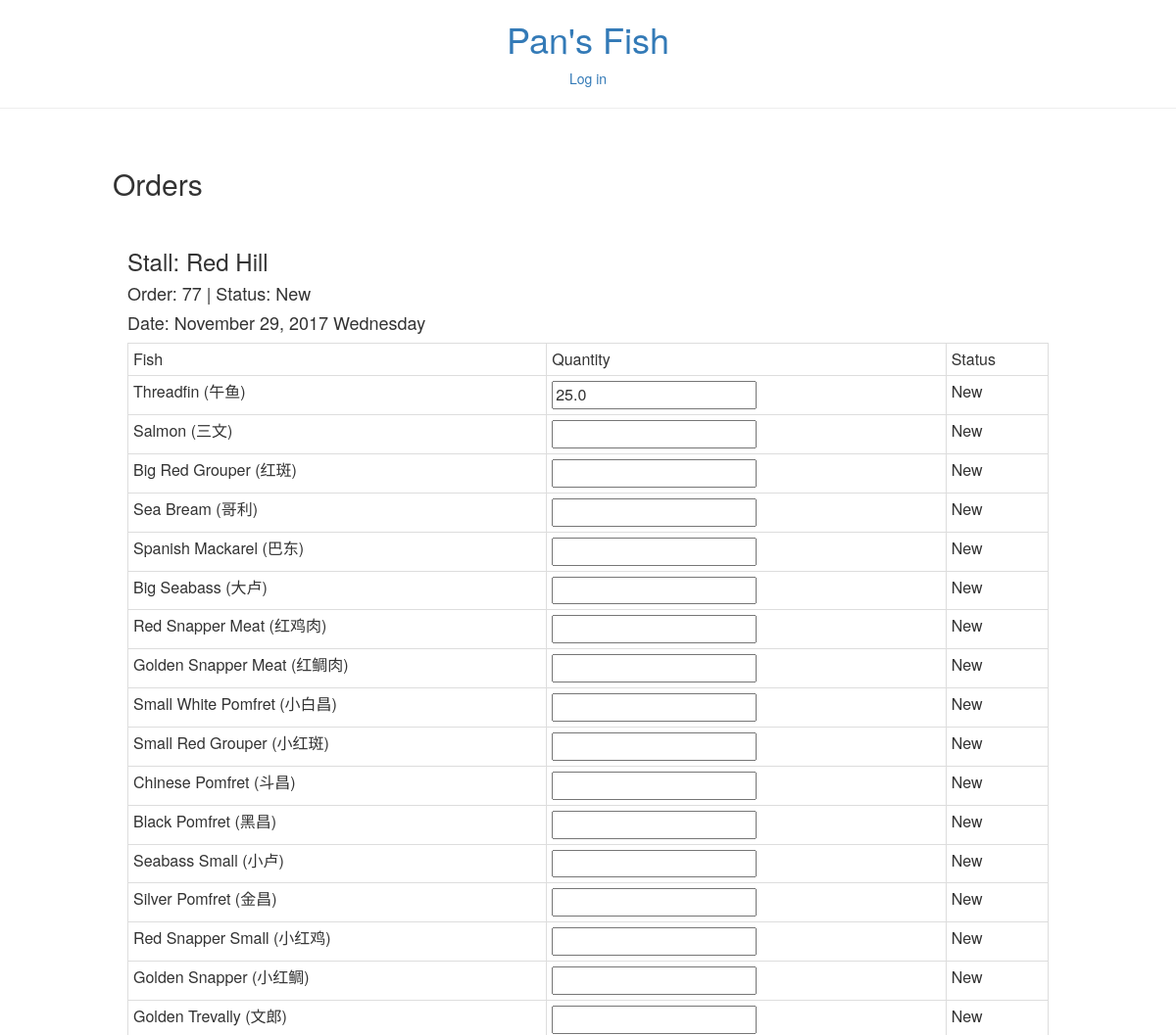
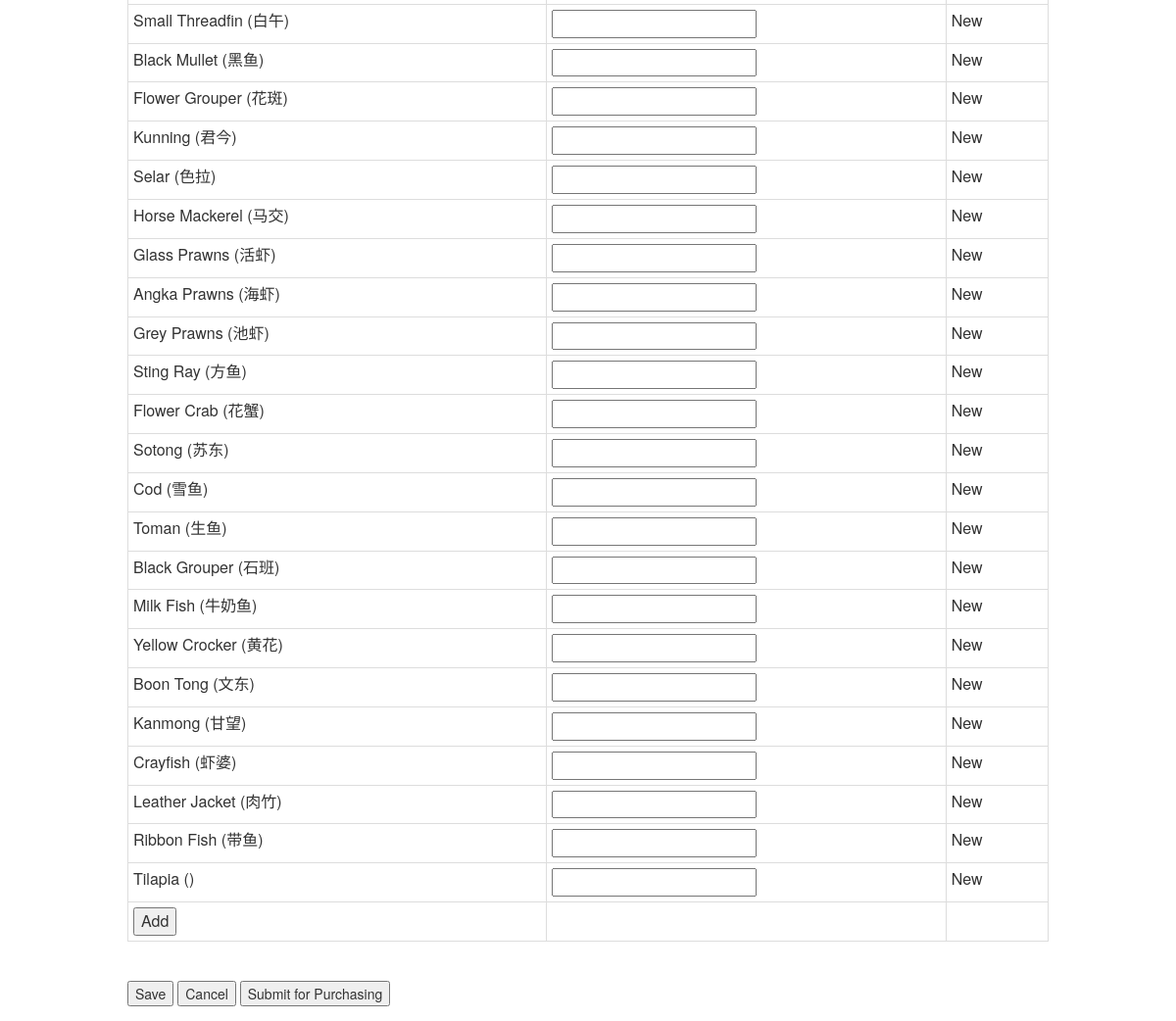
/order/3/order/77/, run on the app's committed database (2 pictures, top to bottom).
### stall/models.py (models this page shows)
class Stall(TimeStampedModel):
    name = models.ForeignKey(settings.AUTH_USER_MODEL, on_delete=models.CASCADE)
    description = models.CharField(max_length=50, blank=True, default='')

### order/models.py (models this page shows)
class Order(TimeStampedModel):
    stall = models.ForeignKey('stall.Stall', on_delete=models.CASCADE)
    status = models.CharField(max_length=50, default='')
    purchase_order = models.ForeignKey('purchase_order.Purchase_Order', null=True, on_delete=models.CASCADE)

class Order_Item(TimeStampedModel):
    order = models.ForeignKey('Order', on_delete=models.CASCADE)
    fish = models.ForeignKey('fish.Fish', on_delete=models.CASCADE)
    status = models.CharField(max_length=50, default='')
    quantity = models.FloatField(default=0)
    weight = models.FloatField(default=0)
    cost = models.FloatField(default=0)

### order/views.py (the view)
# urls.py: url(r'^order/(?P<user_id>\d+)/stall/$', order_by_id),
def order_by_id(request, user_id, order_id=None):
    if request.method == 'POST':
        template, context = post_order(request, user_id, order_id)
    else:
        stall_id = request.GET['stall_id'] if request.GET else None
        if stall_id == 'All':
            template, context = get_order(request, user_id, False, order_id)
        else:
            template, context = get_order(request, user_id, False, order_id, stall_id=stall_id)
    return render(request, template, context)

### core/services.py (called while the page is built)
def get_or_none(model, action, *args, **kwargs):
    try:
        if action == 'get':
            return model.objects.get(*args, **kwargs).order_by('-id')
        else:
            return model.objects.filter(*args, **kwargs).order_by('-id')
    except model.DoesNotExist:
        return None

def get_orders(model, day, *args, **kwargs):
    if day == 'today':
        today = datetime.now().date()
        tomorrow = today + timedelta(1)
        today_start = datetime.combine(today, time())
        today_end = datetime.combine(tomorrow, time())
        return get_or_none(model, 'filter', *args, **kwargs, created_date__lte=today_end, created_date__gte=today_start)
    else:
        return get_or_none(model, 'filter', *args, **kwargs)

### order/services.py (called while the page is built)
def generate_order_item_list(model, *args, **kwargs):
    order_item = model.objects.filter(*args, **kwargs)
    order_item_list = list()
    for oi in order_item:
        order_item_dict = dict()
        order_item_dict['id'] = oi.id
        order_item_dict['name'] = oi.fish.name + ' (' + oi.fish.chinese_name + ')'
        order_item_dict['value'] =  oi.quantity
        order_item_dict['weight'] = oi.weight
        if model == Purchase_Order_Item:
            order_item_dict['buying_cost'] =  oi.buying_cost
            order_item_dict['selling_cost'] =  oi.selling_cost
        else:
            order_item_dict['cost'] =  oi.cost
        if model == Order_Item:
            order_item_dict['status'] = oi.status
        order_item_list.append(order_item_dict)
    return order_item_list

def generate_order_list(day=None, *args, **kwargs):
    order_list = list()
    order = get_orders(Order, day, *args, **kwargs)
    if order:
        for o in order:
            order_dict = dict()
            order_dict['order'] = o
            order_dict['order_item'] = generate_order_item_list(Order_Item, order=o)
            order_list.append(order_dict)
        return order_list

### templates/order/get_order.html (shortened to what this page needs)
{% extends "order/home.html" %}
{% block order %}
  <form action = "/order/{{user_id}}/order/{{order.order.id}}/" method="post">
    <br>
    <h3>Stall: {{ stall.description }}</h3>
    <h4>Order: {{ order.order.id }} | Status: {{ order.order.status }}</h4>
    <h4>Date: {{ order.order.created_date|date:"F d, Y l" }}</h4>
      <div class="table-responsive">
        <table class="table table-bordered table-hover table-condensed">
          <tr>
            <td>Fish</td>
            <td>Quantity</td>
            <td>Status</td>
          </tr>
          {% for order_item in order.order_item %}
            <tr>
              <td>{{ order_item.name }}</td>
              <td><input type="tel" name="quantity-{{order_item.id}}" {% if order_item.value %} value="{{order_item.value}}" {%endif%} {% if order.order.status != 'New' %} disabled {% endif %}></td>
              <td>{{ order_item.status }}</td>
            </tr>
          {% endfor %}
          <tr>
          <tr>
            <td>
              <input type="button" id="add" name="add" value="Add">
            </td>
            <td></td>
            <td></td>
          </tr>
        </table>
      </div>
      <br>
      {% if order.order.status == 'New' %}
        <input type="submit" name="submit" value="Save">
        <input type="submit" name="submit" value="Cancel">
        <input type="submit" name="submit" value="Submit for Purchasing">
      {% endif %}
    <br>
  </form>
{% endblock %}

### data on the page
Stall: description "Red Hill"
Order: order.id "77", order.status "New", order.created_date "November 29, 2017 Wednesday"
Order_Item: value "25.0", status "New"
Order_Item: status "New"
Order_Item: status "New"
Order_Item: status "New"
Order_Item: status "New"
Order_Item: status "New"
Order_Item: status "New"
Order_Item: status "New"
Order_Item: status "New"
Order_Item: status "New"
Order_Item: status "New"
Order_Item: status "New"
Order_Item: status "New"
Order_Item: status "New"
Order_Item: status "New"
Order_Item: status "New"
Order_Item: status "New"
Order_Item: status "New"
Order_Item: status "New"
Order_Item: status "New"
Order_Item: status "New"
Order_Item: status "New"
Order_Item: status "New"
Order_Item: status "New"
Order_Item: status "New"
Order_Item: status "New"
Order_Item: status "New"
Order_Item: status "New"
Order_Item: status "New"
Order_Item: status "New"
Order_Item: status "New"
Order_Item: status "New"
Order_Item: status "New"
Order_Item: status "New"
Order_Item: status "New"
Order_Item: status "New"
Order_Item: status "New"
Order_Item: status "New"
Order_Item: status "New"
Order_Item: status "New"

### other printed values
{{ order_item.name }} "Threadfin (午鱼)" "Salmon (三文)" "Big Red Grouper (红斑)" "Sea Bream (哥利)" "Spanish Mackarel (巴东)" "Big Seabass (大卢)" "Red Snapper Meat (红鸡肉)" "Golden Snapper Meat (红鲷肉)" "Small White Pomfret (小白昌)" "Small Red Grouper (小红斑)" "Chinese Pomfret (斗昌)" "Black Pomfret (黑昌)" "Seabass Small (小卢)" "Silver Pomfret (金昌)" "Red Snapper Small (小红鸡)" "Golden Snapper (小红鲷)" "Golden Trevally (文郎)" "Small Threadfin (白午)" "Black Mullet (黑鱼)" "Flower Grouper (花斑)" "Kunning (君今)" "Selar (色拉)" "Horse Mackerel (马交)" "Glass Prawns (活虾)" "Angka Prawns (海虾)" "Grey Prawns (池虾)" "Sting Ray (方鱼)" "Flower Crab (花蟹)" "Sotong (苏东)" "Cod (雪鱼)" "Toman (生鱼)" "Black Grouper (石班)" "Milk Fish (牛奶鱼)" "Yellow Crocker (黄花)" "Boon Tong (文东)" "Kanmong (甘望)" "Crayfish (虾婆)" "Leather Jacket (肉竹)" "Ribbon Fish (带鱼)" "Tilapia ()"
